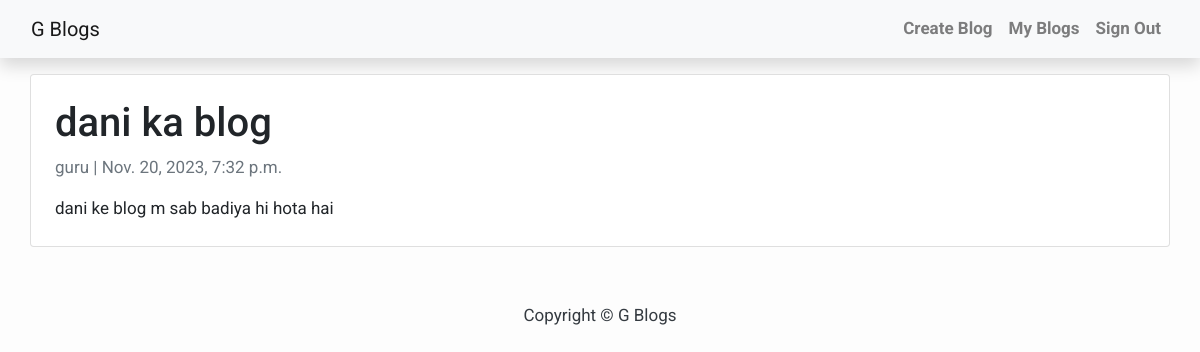
/dani-ka-blog/, run on the app's committed database.
### blog/models.py (models this page shows, shortened)
class Post(models.Model):
    title = models.CharField(max_length=200, unique=True)
    slug = models.SlugField(max_length=200, unique=True)
    author = models.ForeignKey(User, on_delete= models.CASCADE,related_name='blog_posts')
    updated_on = models.DateTimeField(auto_now= True)
    content = models.TextField()
    created_on = models.DateTimeField(auto_now_add=True)
    status = models.IntegerField(choices=STATUS, default=1)
    class Meta:
        ordering = ['-created_on']

### blog/views.py (the view)
# urls.py: path('<slug:slug>/', PostDetail.as_view(), name="post_detail"),
class PostDetail(generic.DetailView):
    model = Post
    template_name = 'post_detail.html'

### templates/post_detail.html
{% extends 'base.html' %} {% block content %}
<div class="container">
  <div class="row">
    <div class="col p-1 card mb-4  mt-3 left top text-justify">
      <div class="card-body">
        <h1>{% block title %} {{ object.title }} {% endblock title %}</h1>
        <p class=" text-muted">{{ post.author }} | {{ post.created_on }}</p>
        <p class="card-text ">{{ object.content | safe }}</p>
      </div>
    </div>
  </div>
</div>
{% endblock content %}

### templates/base.html (style rules this page uses)
body { font-family: "Roboto", sans-serif; font-size: 17px; background-color: #fdfdfd; }

### data on the page
Post: title "dani ka blog", author "guru", created_on "Nov. 20, 2023, 7:32 p.m.", content "dani ke blog m sab badiya hi hota hai"
